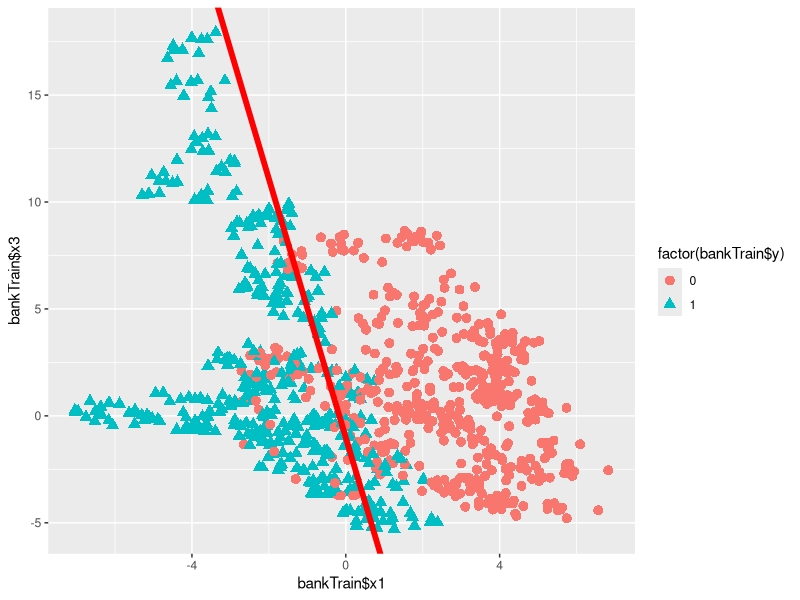
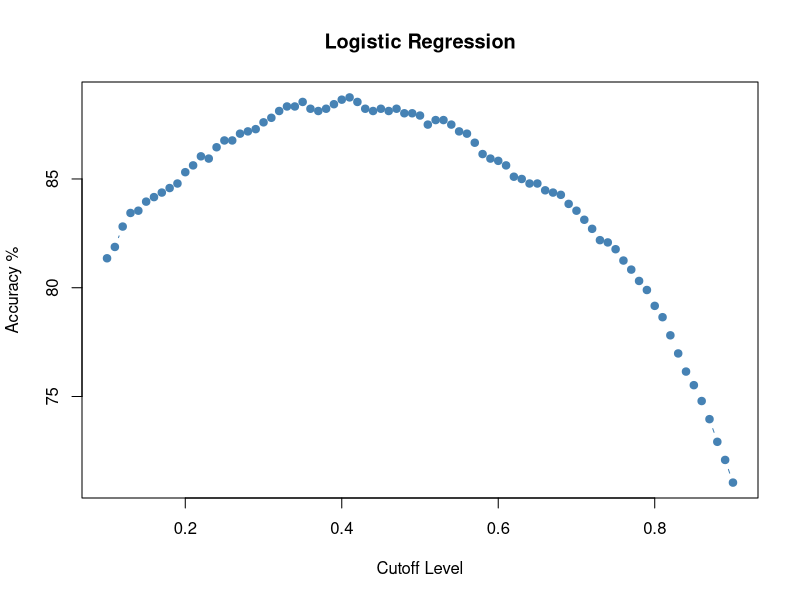
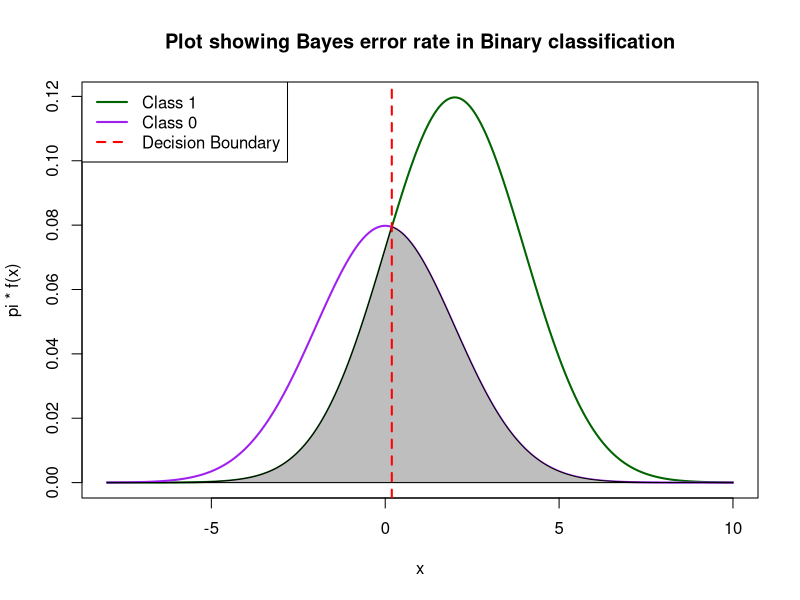

Generate these figures, in order, with R:
#Q1a)
p = (exp(-16+(1.4*5)+(0.3*36))) / (1+exp(-16+(1.4*5)+(0.3*36)))

#2a)
bankTrain <- read.csv("BankTrain.csv") 
fit <- glm(y~x1+x3,data=bankTrain,family=binomial(link='logit'))
summary(fit)

#2b)
library(boot)
bankTest <- read.csv("BankTest.csv") 
bankFull <- rbind(bankTrain, bankTest)

boot.fn=function(data,index){
  return(coef(glm(y~x1+x3, data=data,subset=index)))
}
boot.fn(bankFull,1:1372)
set.seed(1)
boot.fn(bankFull,sample(1372,1372,replace=T))

boot(bankFull,boot.fn,1000)
summary(glm(y~x1+x3, data=bankFull))$coef

#2ci)
library(ggplot2)
threshold = 0.5

slope <- coef(fit)[2]/(-coef(fit)[3])
#intercept1 <- coef(fit)[1]/(-coef(fit)[3]) 
intercept <- (log(threshold/(1-threshold)) - coef(fit)[1]/(-coef(fit)[3])) 

base<-ggplot()+geom_point(aes(x=bankTrain$x1,y=bankTrain$x3,color=factor(bankTrain$y),shape=factor(bankTrain$y)),size=3)
base+geom_abline(intercept = intercept , slope = slope, color = "red", size = 2) 

#2cii)
library(caret)
threshold = 0.5
probs.test = predict(fit,bankTest,type="response")

pred.test = rep(0,412)
pred.test[probs.test>threshold]=1

confusionMatrix(as.factor(pred.test),as.factor(bankTest$y))


#2ciii)

#calculate optimal threshold
cutoffs <- seq(0.1,0.9,0.01)
accuracy <- NULL
for (i in seq(along = cutoffs)){
    prediction <- ifelse(fit$fitted.values >= cutoffs[i], 1, 0) #Predicting for cut-off
    accuracy <- c(accuracy,length(which(bankTrain$y ==prediction))/length(prediction)*100)
}

plot(cutoffs, accuracy, pch =19,type='b',col= "steelblue",
     main ="Logistic Regression", xlab="Cutoff Level", ylab = "Accuracy %")

threholds <- as.data.frame(cbind(cutoffs, accuracy))
threholds[which.max(threholds$accuracy),]

#confusion matrix of using 0.41 threshold for testing set
threshold = 0.41
probs.test = predict(fit,bankTest,type="response")

pred.test = rep(0,412)
pred.test[probs.test>threshold]=1

confusionMatrix(as.factor(pred.test),as.factor(bankTest$y))


#confusion matrix of using 0.41 threshold for training set
threshold = 0.41
probs.train = predict(fit,bankTrain,type="response")

pred.train = rep(0,960)
pred.train[probs.train>threshold]=1

confusionMatrix(as.factor(pred.train),as.factor(bankTrain$y))

mean(pred.test != bankTest$y)
mean(pred.train != bankTrain$y)


#3a)
library(MASS)
lda.fit<-lda(y~x1+x3,bankTrain)
lda.fit

lda.trainpred<-predict(lda.fit,bankTrain)
lda.testpred<-predict(lda.fit,bankTest)

mean(lda.trainpred$class!=bankTrain$y)
mean(lda.testpred$class!=bankTest$y)


#3b)
qda.fit<-qda(y~x1+x3,bankTrain)
qda.fit

qda.trainpred<-predict(qda.fit,bankTrain)
qda.testpred<-predict(qda.fit,bankTest)

mean(qda.trainpred$class!=bankTrain$y)
mean(qda.testpred$class!=bankTest$y)


#4
x <- 1- log(1.5) *2
p0 <- 0.4 * pnorm(x, mean = 0, sd = 2, lower.tail = FALSE)
p1 <- 0.6 * pnorm(x, mean = 2, sd = 2, lower.tail = TRUE)

p <- p0 + p1
p



#plotting
xs <- seq(-8,10, 0.01)
f0 <- (1/sqrt(8*pi))*exp(-xs^2/8)
f1 <- (1/sqrt(8*pi))*exp(-(xs-2)^2/8)
pi0 <- 0.4
pi1 <- 0.6
y0 <- f0 * pi0
y1 <- f1 * pi1
plot(xs, y1, type = "l",col = "dark green", lwd = 2, xlab = "x", 
     ylab = "pi * f(x)",
     main = "Plot showing Bayes error rate in Binary classification")
lines(xs, y0, type = "l",col = "purple", lwd = 2)
polygon(xs, pmin(y0, y1), col="grey")
x <- 1 - 2 * log(1.5)
abline(v = x, lty = 2, col = "red", lwd = 2)

legend("topleft", legend = c("Class 1", "Class 0", "Decision Boundary"),
       col = c("dark green", "purple", "red"), lty = c(1,1,2), lwd = c(2,2,2))

#0.2945


